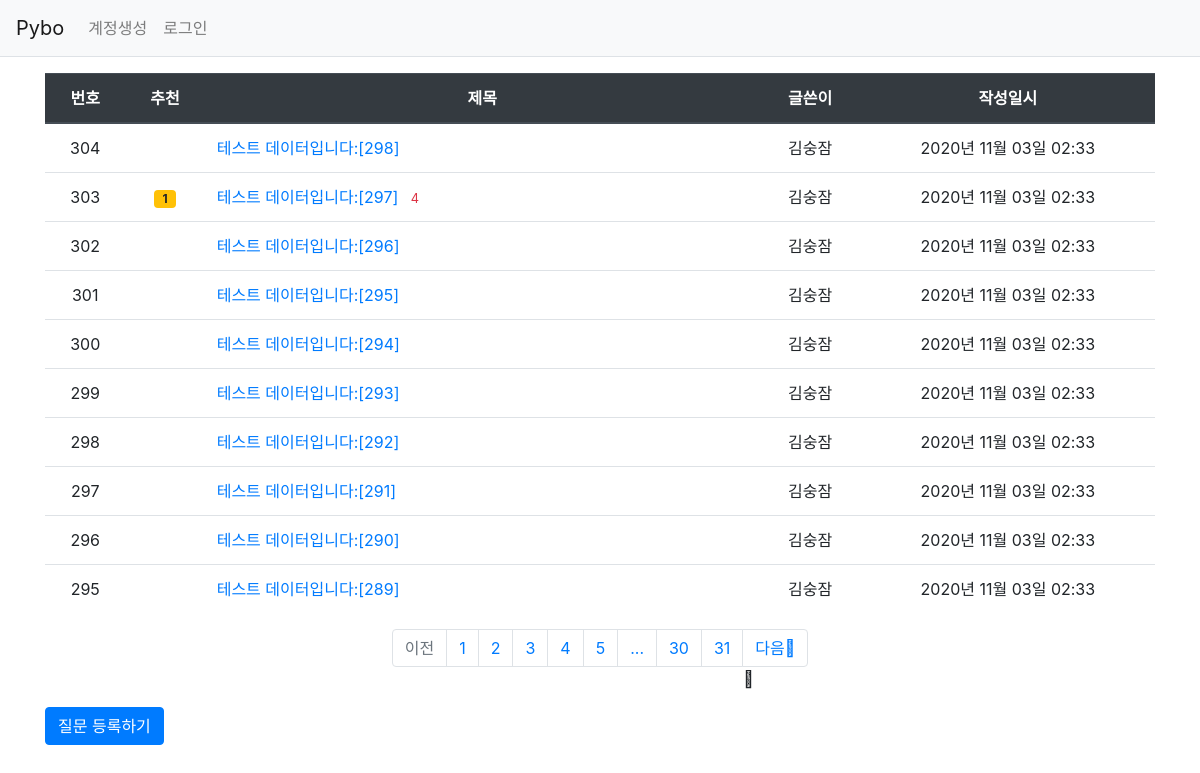
Page /question/list/ on the committed database.
### pybo/models.py (models this page shows)
class Question(db.Model):
    id = db.Column(db.Integer, primary_key=True)
    subject = db.Column(db.String(200), nullable=False)
    content = db.Column(db.Text(), nullable=False)
    create_date = db.Column(db.DateTime(), nullable=False)
    modify_date = db.Column(db.DateTime(), nullable=True)
    user_id = db.Column(
        db.Integer,
        db.ForeignKey("user.id", ondelete="CASCADE"),
        nullable=False,
    )
    user = db.relationship(
        "User", backref=db.backref("question_set")
    )  # question을 이용해 user를 참조하기 위함
    voter = db.relationship(
        "User", secondary=question_voter, backref=db.backref("question_voter_set")
    )

class User(db.Model):
    id = db.Column(db.Integer, primary_key=True)
    username = db.Column(db.String(150), unique=True, nullable=False)
    password = db.Column(db.String(200), nullable=False)
    email = db.Column(db.String(120), unique=True, nullable=False)

### pybo/views/question_views.py (the view)
@bp.route("/list/")
def _list():
    page = request.args.get("page", type=int, default=1)  # 페이지값을 가져옴
    question_list = Question.query.order_by(Question.create_date.desc())
    question_list = question_list.paginate(
        page, per_page=10
    )  # Pagination 객체로 변경되었다. 이제 템플릿에서 함수 사용가능. (.items)
    return render_template("question/question_list.html", question_list=question_list)

### pybo/filter.py (called while the page is built)
def format_datetime(value, fmt='%Y년 %m월 %d일 %H:%M'): # fmt가 따로 전달되지 않을 경우 저 값을 디폴트로 쓰겠다는 의미
    return value.strftime(fmt)

### pybo/views/auth_views.py (called while the page is built)
@bp.before_app_request
def load_logged_in_user():
    user_id = session.get("user_id")
    if user_id is None:
        g.user = None
    else:
        g.user = User.query.get(user_id)

### pybo/templates/question/question_list.html
{% extends 'base.html' %}
{% block content %}
<div class="container my-3">
    <table class="table">
        <thead>
            <tr class="text-center thead-dark">
                <th>번호</th>
                <th>추천</th>
                <th style="width:50%">제목</th>
                <th>글쓴이</th>
                <th>작성일시</th>
            </tr>
        </thead>
        <tbody>
            {% if question_list %}
            {% for question in question_list.items %}
            <tr class="text-center">
                <td>{{ question_list.total - ((question_list.page-1) * question_list.per_page) - loop.index0 }} </td>
                <td>
                    {% if question.voter|length > 0%}
                    <span class="badge badge-warning px-2 px-1">{{ question.voter|length }}</span>
                    {% endif %}
                </td>
                <td class="text-left">
                    <a href="{{ url_for('question.detail', question_id=question.id) }}">{{ question.subject }}</a>
                    {% if question.answer_set|length > 0 %}
                    <span class="text-danger small ml-2"> {{ question.answer_set|length }}</span>
                    {% endif %}
                </td>
                <td>{{ question.user.username }}</td>
                <td>{{ question.create_date|datetime }}</td>
            </tr>
            {% endfor %}
            {% else %}
            <tr>
                <td colspan="3">질문이 없습니다.</td>
            </tr>
            {% endif %}
        </tbody>
    </table>
    <ul class="pagination justify-content-center">
        {% if question_list.has_prev %}
        <li class="page-item">
            <a class="page-link" href="?page={{ question_list.prev_num }}">이전</a>
        </li>
        {% else %}
        <li class="page-item disabled">
            <a class="page-link" tabindex="-1" aria-disabled="true" href="#">이전</a>
        </li>
        {% endif %}
        {% for page_num in question_list.iter_pages() %}
        {% if page_num %}
        {% if page_num != question_list.page %}
        <li class="page_item">
            <a class="page-link" href="?page={{ page_num }}">{{ page_num }}</a>
        </li>
        {% else %}
        <li class="page_item active" aria-current="page">
            <a class="page-link" href="#">{{ page_num }}</a>
        </li>
        {% endif %}
        {% else %}
        <li class="disabled">
            <a class="page-link" href="#">...</a>
        </li>
        {% endif %}
        {% endfor %}
        {% if question_list.has_next %}
        <li class="page-item">
            <a class="page-link" href="?page={{ question_list.next_num }}">다음</a>
        </li>
        {% else %}
        <li class="page-item disabled">
            <a class="page-link" tabindex="-1" aria-disabled="true" href="#">다음</a>
        </li>
        {% endif %}
    </ul>
    <a href="{{ url_for('question.create') }}" class="btn btn-primary">질문 등록하기</a>
</div>
{% endblock %}

### rows in the picture
Question: id "304", subject "테스트 데이터입니다:[298]", user.username "김숭잠", create_date "2020년 11월 03일 02:33"
Question: id "303", voter|length "1", subject "테스트 데이터입니다:[297]", answer_set|length "4", user.username "김숭잠", create_date "2020년 11월 03일 02:33"
Question: id "302", subject "테스트 데이터입니다:[296]", user.username "김숭잠", create_date "2020년 11월 03일 02:33"
Question: id "301", subject "테스트 데이터입니다:[295]", user.username "김숭잠", create_date "2020년 11월 03일 02:33"
Question: id "300", subject "테스트 데이터입니다:[294]", user.username "김숭잠", create_date "2020년 11월 03일 02:33"
Question: id "299", subject "테스트 데이터입니다:[293]", user.username "김숭잠", create_date "2020년 11월 03일 02:33"
Question: id "298", subject "테스트 데이터입니다:[292]", user.username "김숭잠", create_date "2020년 11월 03일 02:33"
Question: id "297", subject "테스트 데이터입니다:[291]", user.username "김숭잠", create_date "2020년 11월 03일 02:33"
Question: id "296", subject "테스트 데이터입니다:[290]", user.username "김숭잠", create_date "2020년 11월 03일 02:33"
Question: id "295", subject "테스트 데이터입니다:[289]", user.username "김숭잠", create_date "2020년 11월 03일 02:33"

### other values in the picture
{{ page_num }} "1"
{{ page_num }} "2" "3" "4" "5" "30" "31"
